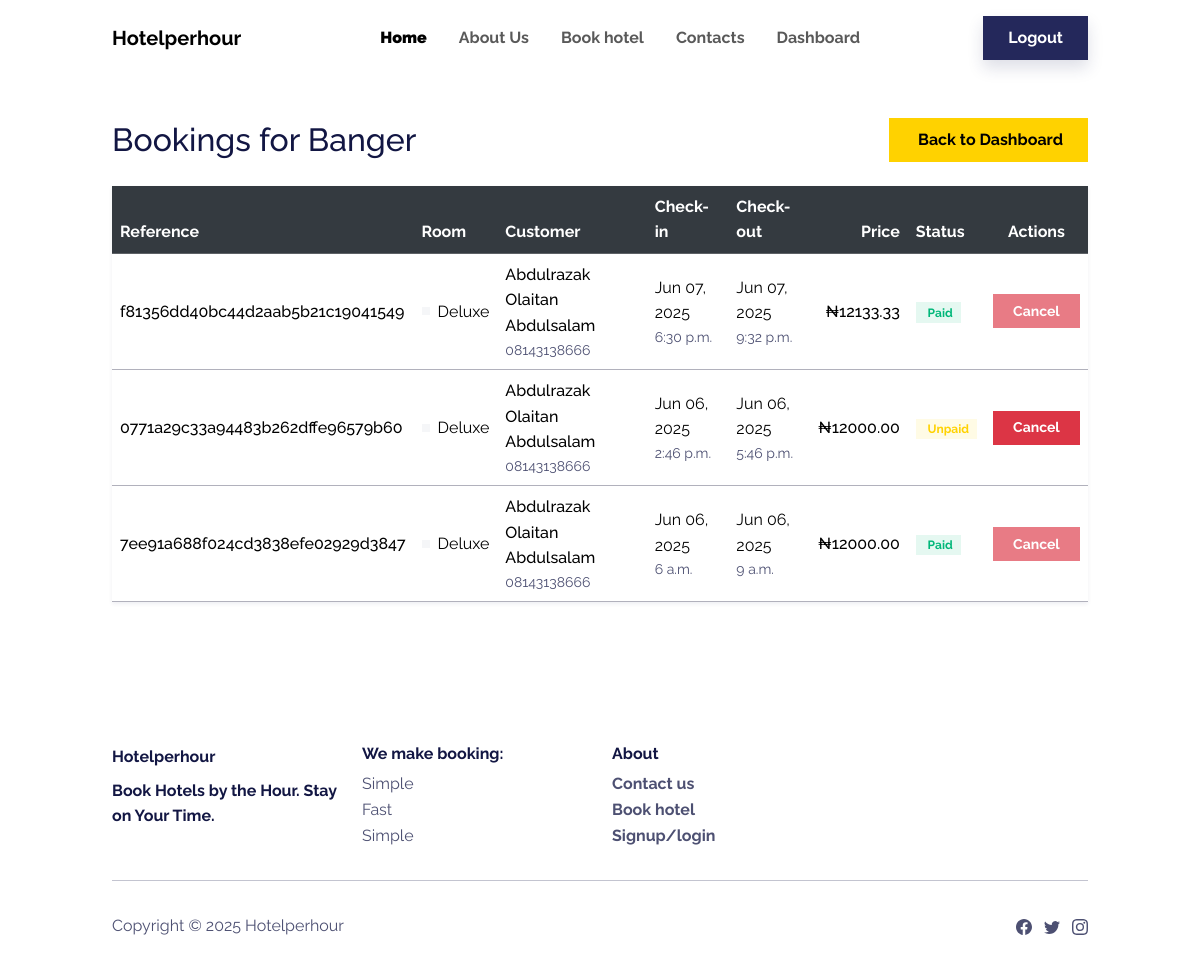
The app's page /hotels/banger/bookings/ (signed in), older data.
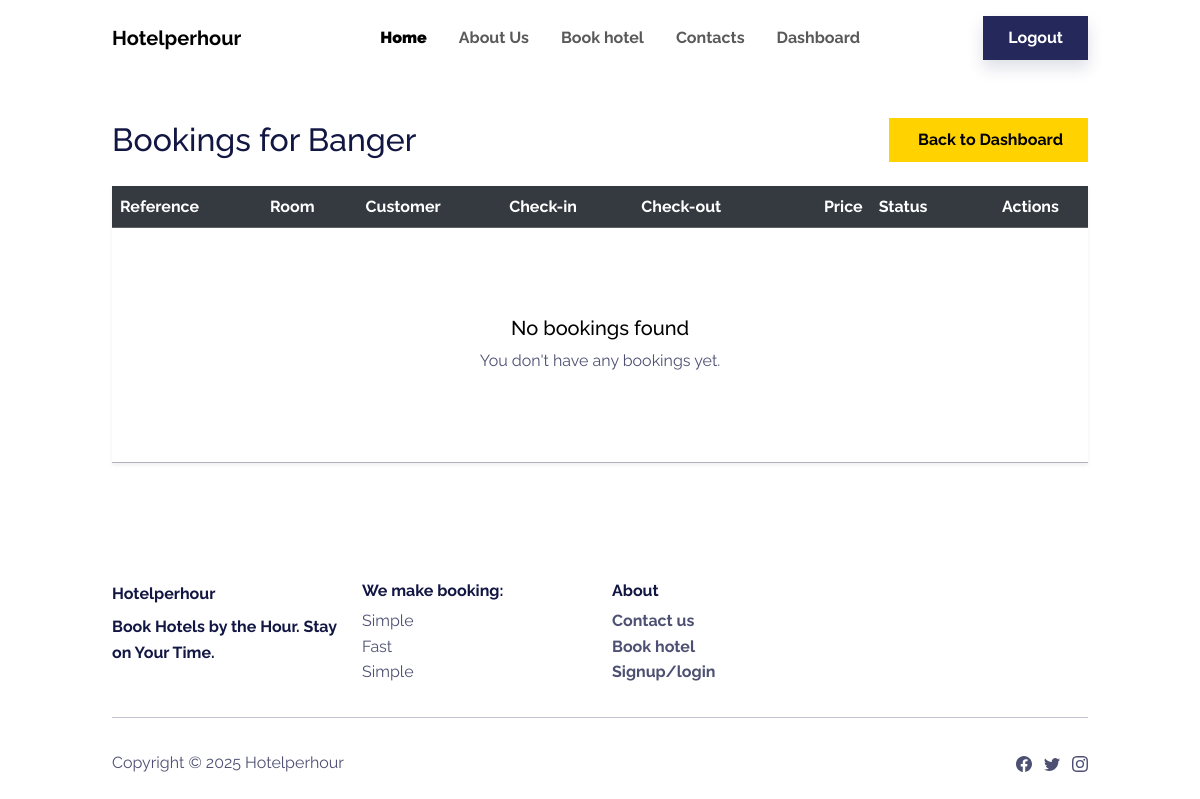
The same page, newer data.
### bookings/models.py (models this page shows, shortened)
class Booking(models.Model):
    user = models.ForeignKey(CustomUser, on_delete=models.CASCADE, null=True, blank=True)
    room = models.ForeignKey(Room, on_delete=models.CASCADE)
    check_in = models.DateTimeField()
    check_out = models.DateTimeField()
    total_hours = models.FloatField()
    is_paid = models.BooleanField(default=False)
    payment_reference = models.CharField(max_length=100, blank=True, null=True)
    name = models.CharField(max_length=100)
    email = models.EmailField(max_length=100, blank=True, null=True)
    phone_number = models.CharField(max_length=15)
    created_at = models.DateTimeField(auto_now_add=True)
    booking_reference = models.CharField(max_length=10, unique=True, editable=False)
    total_price = models.DecimalField(max_digits=10, decimal_places=2, default=0.00)
    service_charge = models.DecimalField(max_digits=10, decimal_places=2, default=0.00)
    total_amount = models.DecimalField(max_digits=10, decimal_places=2, default=0.00)
    extras = models.ManyToManyField(ExtraService, blank=True)

### hotels/models.py (models this page shows, shortened)
class Room(models.Model):
    hotel = models.ForeignKey(Hotel, on_delete=models.CASCADE, related_name='rooms')
    room_type = models.CharField(max_length=100)
    price_per_hour = models.DecimalField(max_digits=10, decimal_places=2, validators=[MinValueValidator(0)])
    image = models.ImageField(upload_to='rooms/images/', null=True, blank=True, default='images/default_room.jpg')
    description = models.TextField()
    capacity = models.IntegerField()
    is_available = models.BooleanField(default=True)

### hotels/views.py (the view)
    def wrapper(request, *args, **kwargs):
        if not request.user.is_hotel_owner:
            return redirect('dashboard')
        return view_func(request, *args, **kwargs)

### hotels/views.py (called while the page is built)
def hotel_owner_required(view_func):
    def wrapper(request, *args, **kwargs):
        if not request.user.is_hotel_owner:
            return redirect('dashboard')
        return view_func(request, *args, **kwargs)
    return wrapper

@login_required
@hotel_owner_required
def hotel_bookings(request, slug):
    hotel = get_object_or_404(Hotel, slug=slug, owner=request.user)
    bookings = Booking.objects.filter(room__hotel=hotel).order_by('-check_in')
    paginator = Paginator(bookings, 10)  # 10 bookings per page
    page = request.GET.get('page')
    try:
        bookings_page = paginator.page(page)
    except PageNotAnInteger:
        bookings_page = paginator.page(1)
    except EmptyPage:
        bookings_page = paginator.page(paginator.num_pages)
    query_params = request.GET.copy()
    if 'page' in query_params:
        del query_params['page']
    query_string = urlencode(query_params)
    return render(request, 'hotels/hotel_bookings.html', {'hotel': hotel, 'bookings': bookings_page, 'query_string': query_string})

### templates/hotels/hotel_bookings.html (shortened to what the changed rows need)
{% extends 'base2.html' %}
{% block content %}
<div class="container mt-5">
    <div class="d-flex justify-content-between align-items-center mb-4">
        <h2 class="mb-0">Bookings for {{ hotel.name }}</h2>
    </div>
    <div class="card shadow-sm border-0">
        <div class="card-body p-0">
            <div class="table-responsive">
                <table class="table table-hover align-middle mb-0">
                    <thead class="table-dark">
                        <tr>
                            <th>Reference</th>
                            <th>Room</th>
                            <th>Customer</th>
                            <th>Check-in</th>
                            <th>Check-out</th>
                            <th class="text-end">Price</th>
                            <th>Status</th>
                            <th class="text-center">Actions</th>
                        </tr>
                    </thead>
                    <tbody>
                        {% for booking in bookings %}
                        <tr>
                            <td>
                                <span class="fw-medium">{{ booking.booking_reference }}</span>
                            </td>
                            <td>
                                <div class="d-flex align-items-center">
                                    <div class="bg-light rounded-1 p-1 me-2">
                                    </div>
                                    <div>
                                        {{ booking.room.room_type }}
                                    </div>
                                </div>
                            </td>
                            <td>
                                <div class="d-flex flex-column">
                                    <span class="fw-medium">{{ booking.name }}</span>
                                    <small class="text-muted">{{ booking.phone_number }}</small>
                                </div>
                            </td>
                            <td>
                                <div class="d-flex flex-column">
                                    <span>{{ booking.check_in|date:"M d, Y" }}</span>
                                    <small class="text-muted">{{ booking.check_in|time }}</small>
                                </div>
                            </td>
                            <td>
                                <div class="d-flex flex-column">
                                    <span>{{ booking.check_out|date:"M d, Y" }}</span>
                                    <small class="text-muted">{{ booking.check_out|time }}</small>
                                </div>
                            </td>
                            <td class="text-end fw-medium">₦{{ booking.total_price }}</td>
                            <td>
                                {% if booking.is_paid %}
                                <span class="badge bg-success bg-opacity-10 text-success">
                                     Paid
                                </span>
                                {% else %}
                                <span class="badge bg-warning bg-opacity-10 text-warning">
                                     Unpaid
                                </span>
                                {% endif %}
                            </td>
                            <td class="text-center">
                                {% if not booking.is_paid %}
                                <a href="{% url 'confirm_cancel_booking' slug=hotel.slug booking_id=booking.id %}"
       class="btn btn-danger btn-sm">
                                    Cancel
                                </a>
                                {% else %}
                                <button class="btn btn-sm btn-danger" disabled>
                                    Cancel
                                </button>
                                {% endif %}
                            </td>
                        </tr>
                        {% empty %}
                        <tr>
                            <td colspan="8" class="text-center py-5">
                                <div class="py-4">
                                    <h5 class="mt-3">No bookings found</h5>
                                    <p class="text-muted">You don't have any bookings yet.</p>
                                </div>
                            </td>
                        </tr>
                        {% endfor %}
                    </tbody>
                </table>
            </div>
        </div>
    </div>
</div>
{% endblock %}

Row changes from the older to the newer data that the page shows:
removed Booking: booking_reference "f81356dd40bc44d2aab5b21c19041549", room.room_type "Deluxe", name "Abdulrazak Olaitan Abdulsalam", phone_number "08143138666", check_in "Jun 07, 2025", check_in "6:30 p.m.", check_out "Jun 07, 2025", check_out "9:32 p.m.", total_price "12133.33", is_paid "Paid"
removed Booking: booking_reference "0771a29c33a94483b262dffe96579b60", room.room_type "Deluxe", name "Abdulrazak Olaitan Abdulsalam", phone_number "08143138666", check_in "Jun 06, 2025", check_in "2:46 p.m.", check_out "Jun 06, 2025", check_out "5:46 p.m.", total_price "12000.00", is_paid "Unpaid"
removed Booking: booking_reference "7ee91a688f024cd3838efe02929d3847", room.room_type "Deluxe", name "Abdulrazak Olaitan Abdulsalam", phone_number "08143138666", check_in "Jun 06, 2025", check_in "6 a.m.", check_out "Jun 06, 2025", check_out "9 a.m.", total_price "12000.00", is_paid "Paid"
Text that changed along with them:
text now shown: "No bookings found You don't have any bookings yet."
